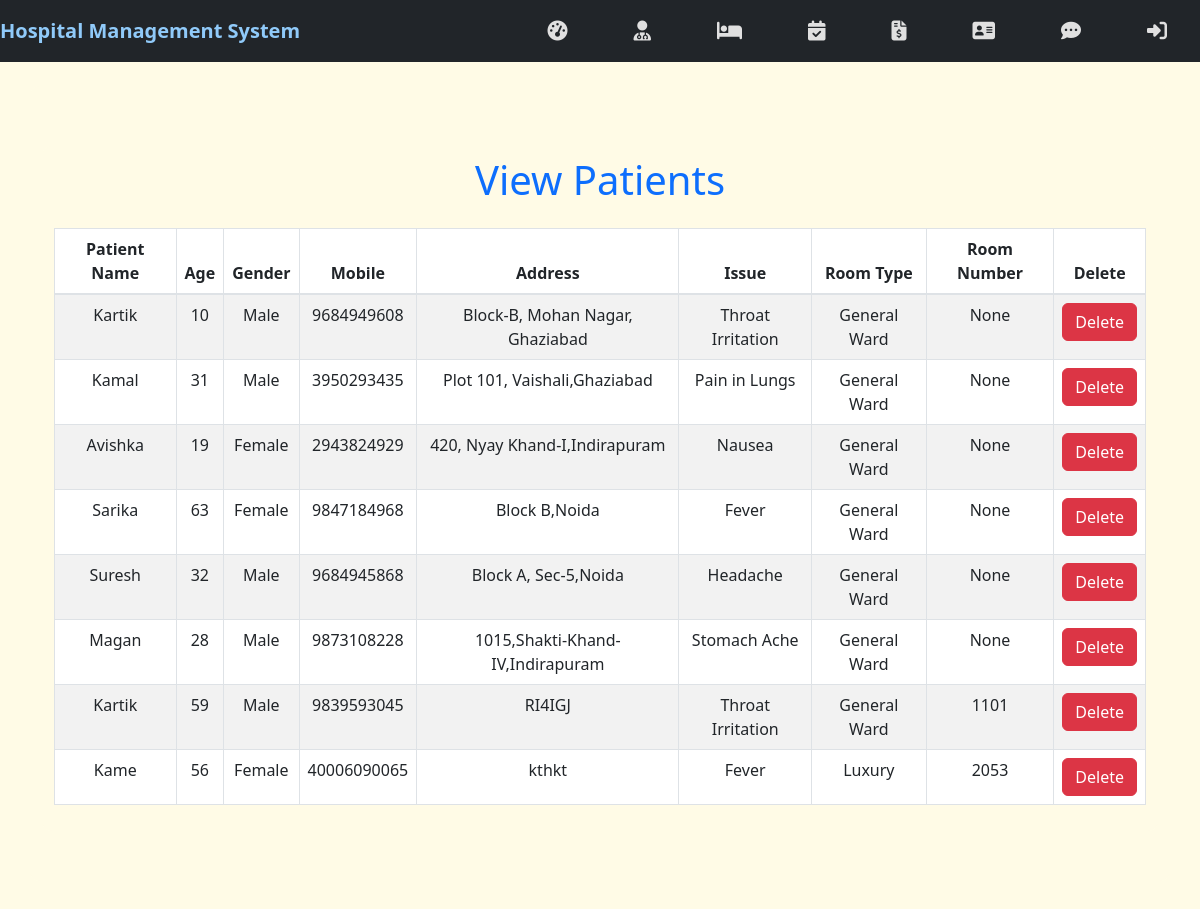
Page /view_patient/ (signed in) on the committed database.
### hospital/models.py (models this page shows, shortened)
class Patient(models.Model):
    ROOM_TYPES = [
        ('General Ward', 'General Ward'),
        ('Emergency', 'Emergency'),
        ('Super Speciality', 'Super Speciality'),
        ('Luxury', 'Luxury'),
    ]
    patient_id = models.PositiveIntegerField(unique=True, editable=False, null=True, blank=True)
    name = models.CharField(max_length=50)
    age = models.PositiveIntegerField(default=18)
    mobile = models.CharField(max_length=10)
    gender = models.CharField(max_length=10)
    address = models.TextField()
    issue = models.CharField(max_length=255)
    room_type = models.CharField(max_length=50, choices=ROOM_TYPES, default='General Ward')
    room_number = models.CharField(max_length=10, null=True, blank=True)
    is_active = models.BooleanField(default=True)

### hospital/views.py (the view)
# urls.py: path('view_patient/', View_Patient, name='view_patient'),
def View_Patient(request):
    if not request.user.is_staff:
        return redirect('login')
    patients = Patient.objects.filter(is_active=True)
    return render(request, 'view_patient.html', {'patients': patients})

### hospital/templates/view_patient.html (shortened to what this page needs)
{% extends 'navigationbar.html' %}
{% load static %}
{% block body %}
<div class="container" style="margin-top:50px">
    <h1 class="text-center text-primary mb-4">View Patients</h1>
    <table class="table table-bordered table-striped table-hover" id="example">
        <thead>
            <tr>
                <th>Patient Name</th>
                <th>Age</th>
                <th>Gender</th>
                <th>Mobile</th>
                <th>Address</th>
                <th>Issue</th>
                <th>Room Type</th>
                <th>Room Number</th>
                <th>Delete</th>
            </tr>
        </thead>
        <tbody>
            {% for patient in patients %}
            <tr>
                <td>{{ patient.name }}</td>
                <td>{{ patient.age }}</td>
                <td>{{ patient.gender }}</td>
                <td>{{ patient.mobile }}</td>
                <td>{{ patient.address }}</td>
                <td>{{ patient.issue }}</td>
                <td>{{ patient.room_type }}</td>
                <td>{{ patient.room_number }}</td>
                <td><a href="{% url 'delete_patient' patient.id %}" onclick="return confirm('Are you sure?')" class="btn btn-danger">Delete</a></td>
            </tr>
            {% endfor %}
        </tbody>
    </table>
</div>
{% endblock %}

### hospital/static/css/mystyle.css (style rules this page uses)
body { font-family: Arial, sans-serif; margin: 0; padding: 0; background-color: #D6ECFA; }
body { font-family: Arial, sans-serif; background-color: #e6f7ff; margin: 0; padding: 0; text-align: center; }
h1 { font-size: 2.8rem; margin-top: 20px; color: #003366; }
body { background-color: #fffbe6 !important; color: #333; margin: 0; font-family: Arial, sans-serif; }
.container { background-color: #fffbe6 !important; border-radius: 10px; padding: 20px; }
.container { max-width: 800px; margin: 40px auto; padding: 10px; text-align: center; }

### rows in the picture
Patient: name "Kartik", age "10", gender "Male", mobile "9684949608", address "Block-B, Mohan Nagar, Ghaziabad", issue "Throat Irritation", room_type "General Ward", room_number "None"
Patient: name "Kamal", age "31", gender "Male", mobile "3950293435", address "Plot 101, Vaishali,Ghaziabad", issue "Pain in Lungs", room_type "General Ward", room_number "None"
Patient: name "Avishka", age "19", gender "Female", mobile "2943824929", address "420, Nyay Khand-I,Indirapuram", issue "Nausea", room_type "General Ward", room_number "None"
Patient: name "Sarika", age "63", gender "Female", mobile "9847184968", address "Block B,Noida", issue "Fever", room_type "General Ward", room_number "None"
Patient: name "Suresh", age "32", gender "Male", mobile "9684945868", address "Block A, Sec-5,Noida", issue "Headache", room_type "General Ward", room_number "None"
Patient: name "Magan", age "28", gender "Male", mobile "9873108228", address "1015,Shakti-Khand-IV,Indirapuram", issue "Stomach Ache", room_type "General Ward", room_number "None"
Patient: name "Kartik", age "59", gender "Male", mobile "9839593045", address "RI4IGJ", issue "Throat Irritation", room_type "General Ward", room_number "1101"
Patient: name "Kame", age "56", gender "Female", mobile "40006090065", address "kthkt", issue "Fever", room_type "Luxury", room_number "2053"
